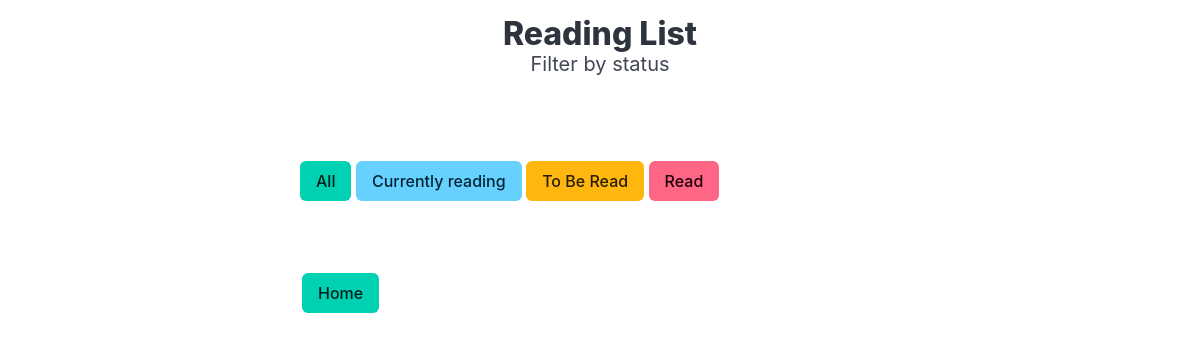
/view/currently_reading, run on an earlier commit of the app's database.
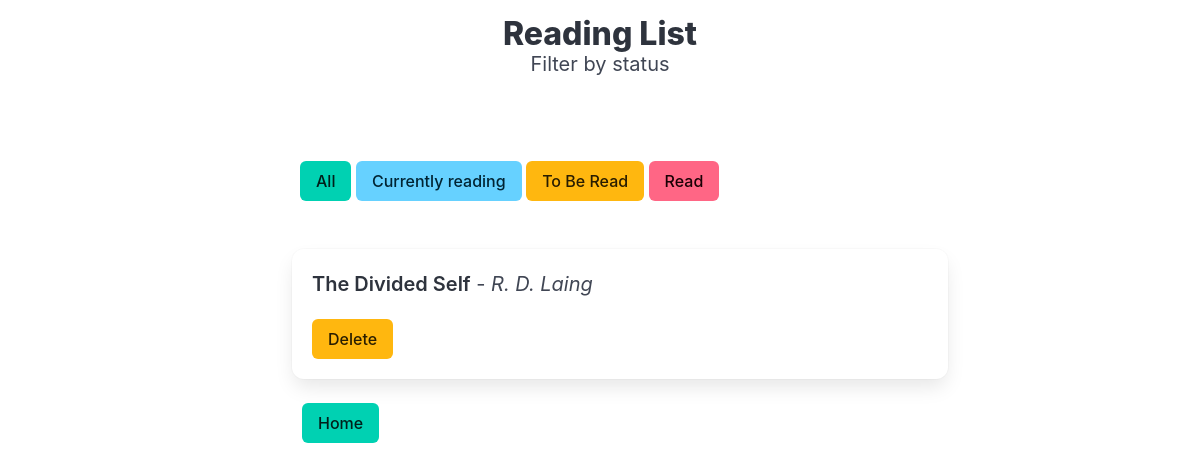
And on a later commit of the database.
### tables this page shows
CREATE TABLE book (
            book_id INTEGER PRIMARY KEY AUTOINCREMENT,
            title TEXT NOT NULL,
            author TEXT NOT NULL,
            status TEXT,
            added_at TEXT NOT NULL
        );

### app.py (the view)
@app.route('/view/<status>')
def viewbystatus(status):
    books = get_books_by_status(status)
    return render_template('viewtitle.html', books = books, current_status = status)

### database.py (called while the page is built)
def get_db():
    conn = sqlite3.connect('book.db')
    conn.row_factory = sqlite3.Row
    return conn

def get_books_by_status(status):
    conn = get_db()
    cursor = conn.cursor()
    books = cursor.execute('SELECT * FROM book where status = ?', (status,)).fetchall()
    result = []
    for book in books:
        result.append({
            'id': book['book_id'],
            'title': book['title'],
            'author': book['author'],
            'status': book['status']
        })
    conn.close()
    return result

### templates/viewtitle.html (shortened to what this page needs)
<!DOCTYPE html>
<html lang="en">
<head>
    <link rel="stylesheet" href="https://cdn.jsdelivr.net/npm/bulma@1.0.4/css/bulma.min.css">
    <link rel="stylesheet" href="../static/style.css">
</head>
<body>
    <h1 class="title has-text-centered mt-4">Reading List</h1>
    <h2 class="subtitle has-text-centered">Filter by status</h2>
    <div class="column is-three-fifths is-offset-one-fifth">
        <div class="section">
            <a href="/view"><button class="button is-primary">All</button></a>
            <a href="/view/currently_reading"><button class="button is-info">Currently reading</button></a>
            <a href="/view/to_be_read"><button class="button is-warning">To Be Read</button></a>
            <a href="/view/read"><button class="button is-danger">Read</button></a>
        </div>
        <div class="content is-medium">
            <ul>
                {% for book in books %}
                <li class="box">
                    <p class="listing"><strong>{{ book.title }}</strong> - <em>{{ book.author}}</em></p>
                    <form method="POST" action="/delete/{{ book.id }}" style="display: inline;">
            <button class="button is-warning" type="submit" onclick="return confirm('Delete this book?')">Delete</button>
        </form>
                </li>
                {% endfor %}
            </ul>
        </div>
        <a href="{{url_for('tracker')}}" id="homebutton">
                <button class="button is-primary">Home</button>
            </a>
    </div>
</body>
</html>

### static/style.css (style rules this page uses)
li { list-style-type: none; }
a#homebutton { margin-left: 50px; margin-top: 20px; }

What changed in the data, as far as the page shows it:
added book: title "The Divided Self", author "R. D. Laing"
